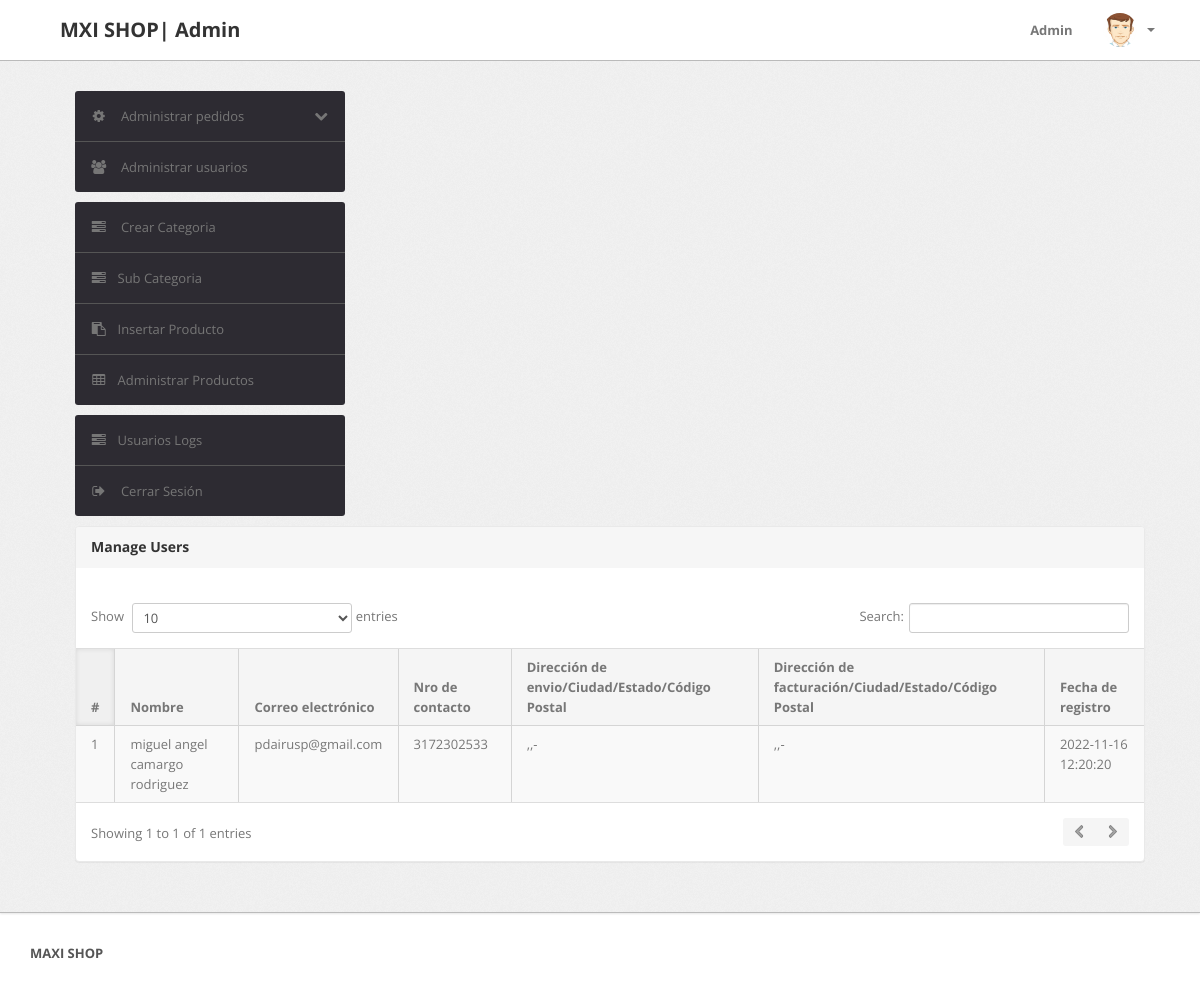
The page /admin/manage-users.php (signed in) on the database its author committed.
### tables this page shows
CREATE TABLE `users` (
  `id` int(11) NOT NULL,
  `name` varchar(255) DEFAULT NULL,
  `email` varchar(255) DEFAULT NULL,
  `contactno` bigint(11) DEFAULT NULL,
  `password` varchar(255) DEFAULT NULL,
  `shippingAddress` longtext DEFAULT NULL,
  `shippingState` varchar(255) DEFAULT NULL,
  `shippingCity` varchar(255) DEFAULT NULL,
  `shippingPincode` int(11) DEFAULT NULL,
  `billingAddress` longtext DEFAULT NULL,
  `billingState` varchar(255) DEFAULT NULL,
  `billingCity` varchar(255) DEFAULT NULL,
  `billingPincode` int(11) DEFAULT NULL,
  `regDate` timestamp NOT NULL DEFAULT current_timestamp(),
  `updationDate` varchar(255) DEFAULT NULL
);

### admin/manage-users.php (the view, shortened to what this page needs)
<?php
include('include/config.php');
if(strlen($_SESSION['alogin'])==0)
	{
header('location:index.php');
}
else{
?>
<!DOCTYPE html>
<html lang="es">
<head>
	<link type="text/css" href="bootstrap/css/bootstrap.min.css" rel="stylesheet">
	<link type="text/css" href="bootstrap/css/bootstrap-responsive.min.css" rel="stylesheet">
	<link type="text/css" href="css/theme.css" rel="stylesheet">
	<link type="text/css" href="images/icons/css/font-awesome.css" rel="stylesheet">
</head>
<body>
<?php include('include/header.php');?>
	<div class="wrapper">
		<div class="container">
			<div class="row">
<?php include('include/sidebar.php');?>
			<div class="span11">
					<div class="content">
	<div class="module">
							<div class="module-head">
								<h3>Manage Users</h3>
							</div>
							<div class="module-body table">
									<br />
								<table cellpadding="0" cellspacing="0" border="0" class="datatable-1 table table-bordered table-striped	 display" width="100%">
									<thead>
										<tr>
											<th>#</th>
											<th> Nombre</th>
											<th>Correo electrónico </th>
											<th>Nro de contacto</th>
											<th>Dirección de envio/Ciudad/Estado/Código Postal </th>
											<th>Dirección de facturación/Ciudad/Estado/Código Postal </th>
											<th>Fecha de registro</th>
										</tr>
									</thead>
									<tbody>
<?php $query=mysqli_query($con,"select * from users");
$cnt=1;
while($row=mysqli_fetch_array($query))
{
?>
										<tr>
											<td><?php echo htmlentities($cnt);?></td>
											<td><?php echo htmlentities($row['name']);?></td>
											<td><?php echo htmlentities($row['email']);?></td>
											<td> <?php echo htmlentities($row['contactno']);?></td>
											<td><?php echo htmlentities($row['shippingAddress'].",".$row['shippingCity'].",".$row['shippingState']."-".$row['shippingPincode']);?></td>
											<td><?php echo htmlentities($row['billingAddress'].",".$row['billingCity'].",".$row['billingState']."-".$row['billingPincode']);?></td>
											<td><?php echo htmlentities($row['regDate']);?></td>
										<?php $cnt=$cnt+1; } ?>
								</table>
							</div>
						</div>
					</div>
				</div>
			</div>
		</div>
	</div>
<?php include('include/footer.php');?>
</body>
<?php } ?>

### admin/css/theme.css (style rules this page uses)
body { font-size: 13px; font-family: 'Open Sans', Arial, sans-serif; background: #fff; color: #777 }
h1, h2, h3, h4, h5, h6 { color: #333; margin-top: 0 }
h3 { font-size: 20px }
.wrapper { background: url(../images/bg.png) #eee; border-bottom: 1px solid #bbb; -webkit-box-shadow: 0 1px 2px rgba(0,0,0,0.1); -moz-box-shadow: 0 1px 2px rgba(0,0,0,0.1); box-shadow: 0 1px 2px rgba(0,0,0,0.1); padding: 30px 0 }
.module { background: #fff; -webkit-border-radius: 3px; -moz-border-radius: 3px; border-radius: 3px; border: 1px solid #ccc; border-bottom-color: #bbb; -webkit-box-shadow: 0 0 1px rgba(0,0,0,0.2); -moz-box-shadow: 0 0 1px rgba(0,0,0,0.2); box-shadow: 0 0 1px rgba(0,0,0,0.2); margin-bottom: 30px }
.table { margin-bottom: 0 }
.table th, .table td { border-color: #d5d5d5!important }
.table-bordered thead:first-child tr:first-child>th:first-child, .table-bordered tbody:first-child tr:first-child>td:first-child { -webkit-border-top-left-radius: 2px; -moz-border-radius-topleft: 2px; border-top-left-radius: 2px }
.table-bordered thead:first-child tr:first-child>th:last-child, .table-bordered tbody:first-child tr:first-child>td:last-child { -webkit-border-top-right-radius: 2px; -moz-border-radius-topright: 2px; border-top-right-radius: 2px }
.table-bordered thead:last-child tr:last-child>th:first-child, .table-bordered tbody:last-child tr:last-child>td:first-child, .table-bordered tfoot:last-child tr:last-child>td:first-child { -webkit-border-bottom-left-radius: 2px; -moz-border-radius-bottomleft: 2px; border-bottom-left-radius: 2px }
.table-bordered thead:last-child tr:last-child>th:last-child, .table-bordered tbody:last-child tr:last-child>td:last-child, .table-bordered tfoot:last-child tr:last-child>td:last-child { -webkit-border-bottom-right-radius: 2px; -moz-border-radius-bottomright: 2px; border-bottom-right-radius: 2px }
.module { box-shadow: 0 0 3px rgba(0,0,0,.1); border-color: #e9e9e9; margin-bottom: 20px; background-color: #fff; border-radius: 4px; -webkit-box-shadow: 0 1px 1px rgba(0,0,0,.05); box-shadow: 0 1px 1px rgba(0,0,0,.05); }
.module-head { color: #767676; background-color: #f6f6f6; border-color: #e9e9e9; padding: 10px 15px; border-bottom: 1px solid transparent; border-top-right-radius: 3px; border-top-left-radius: 3px; }
.module-head h3 { font-size: 14px; line-height: 20px; height: 20px; margin: 0 }
.module-body { padding: 15px }
.module-body.table { padding: 15px 0 }
.module-body.table .table th, .module-body.table .table td { padding-left: 15px; padding-right: 15px }
.dataTables_wrapper table th { background: #f5f5f5; cursor: pointer }
.dataTables_wrapper table th.sorting_asc, .dataTables_wrapper table th.sorting_desc { background: #f0f0f0; -webkit-box-shadow: 0 0 5px rgba(0,0,0,0.1) inset; -moz-box-shadow: 0 0 5px rgba(0,0,0,0.1) inset; box-shadow: 0 0 5px rgba(0,0,0,0.1) inset }
.dataTables_wrapper .table-bordered { -webkit-border-radius: 0; -moz-border-radius: 0; border-radius: 0; border-left: 0; border-right: 0 }
.dataTables_wrapper .table-bordered thead tr>th:first-child, .dataTables_wrapper .table-bordered tbody tr>td:first-child, .dataTables_wrapper .table-bordered tfoot tr>td:first-child, .dataTables_wrapper .table-bordered tfoot tr>th:first-child { border-left: 0 }
.dataTables_wrapper .table-bordered thead:first-child tr:first-child>th:first-child, .dataTables_wrapper .table-bordered tbody:first-child tr:first-child>td:first-child { -webkit-border-top-left-radius: 0; -moz-border-radius-topleft: 0; border-top-left-radius: 0 }
.dataTables_wrapper .table-bordered thead:first-child tr:first-child>th:last-child, .dataTables_wrapper .table-bordered tbody:first-child tr:first-child>td:last-child { -webkit-border-top-right-radius: 0; -moz-border-radius-topright: 0; border-top-right-radius: 0 }
.dataTables_wrapper .table-bordered thead:last-child tr:last-child>th:first-child, .dataTables_wrapper .table-bordered tbody:last-child tr:last-child>td:first-child, .dataTables_wrapper .table-bordered tfoot:last-child tr:last-child>td:first-child { -webkit-border-bottom-left-radius: 0; -moz-border-radius-bottomleft: 0; border-bottom-left-radius: 0 }
.dataTables_wrapper .table-bordered thead:last-child tr:last-child>th:last-child, .dataTables_wrapper .table-bordered tbody:last-child tr:last-child>td:last-child, .dataTables_wrapper .table-bordered tfoot:last-child tr:last-child>td:last-child { -webkit-border-bottom-right-radius: 0; -moz-border-radius-bottomright: 0; border-bottom-right-radius: 0 }

### rows shown on the page
users: name "miguel angel camargo rodriguez", email "pdairusp@gmail.com", contactno "3172302533", shippingAddress+shippingCity+shippingState ",,-", billingAddress+billingCity+billingState ",,-", regDate "2022-11-16 12:20:20"
